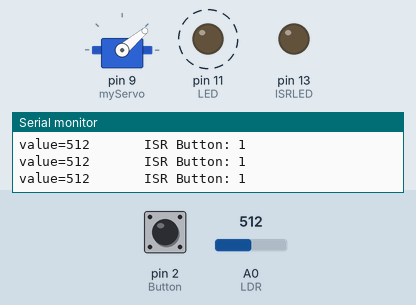
Recording of a sketch running on a simulated Arduino Uno, built with avr-gcc and run on an emulated ATmega328P. On the bench: servo, output pins drawn as LEDs (lit = HIGH), the last lines printed to the serial monitor. Dashed ring = blinking. The test bench sets the inputs (shaded band); at power-on: A0 (LDR) = 512, pin 2 (Button) HIGH.

Above: at 1.2 s.
1.3 s: A0 (LDR) set to 0
4.3 s: pin 2 (Button) pulled LOW for 0.15 s
At 4.83 s:
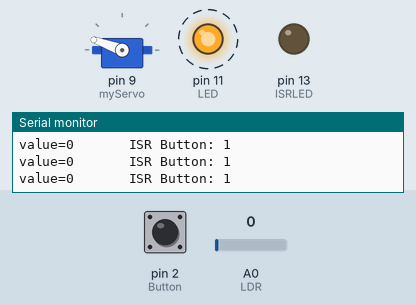
7.4 s: pin 2 (Button) pulled LOW for 1 s
At 7.78 s:
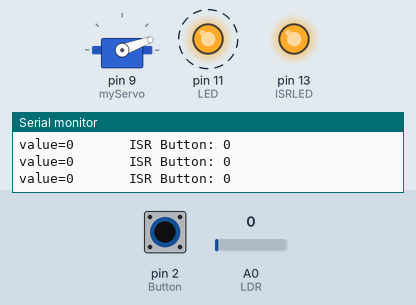
10.4 s: pin 2 (Button) pulled LOW for 0.15 s
At 10.95 s:
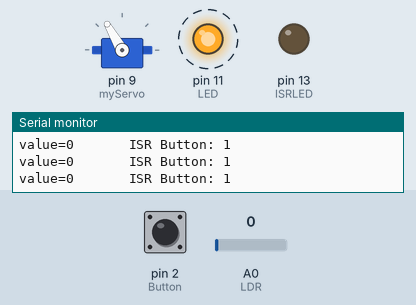
13.5 s: pin 2 (Button) pulled LOW for 3.2 s
At 16.26 s:
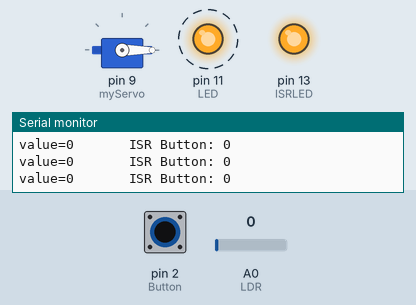
18.2 s: pin 2 (Button) pulled LOW for 1 s
At 20.32 s:
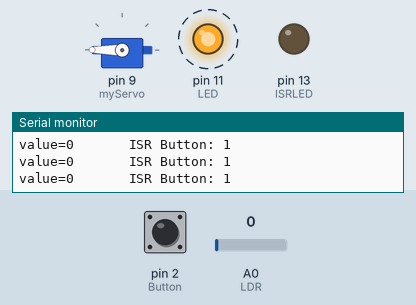
Timing chart, 0 to 22.2 s (numbered marks = the images above; inputs shaded):
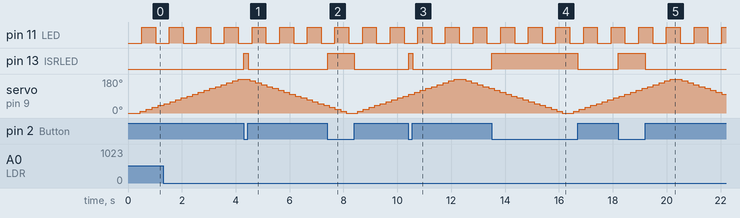

The sketch:

StateMachine.ino
```cpp
#include <Servo.h>

#define STEP_FORWARD 1
#define STEP_BACK -1

volatile byte state = LOW;
int ledState = LOW;
long ledChangeTime = 0L;

Servo myServo;
int servoState = STEP_FORWARD;
int servoPos = 0;
long servoStepTime = 0L;

void setup() {
  Serial.begin(9600);
  pinMode(A0, INPUT); // LDR

  pinMode(11, OUTPUT); // LED
  pinMode(13, OUTPUT); //ISRLED
  pinMode(2, INPUT_PULLUP); //Button
  attachInterrupt(digitalPinToInterrupt(2), buttonISR, CHANGE);

  myServo.attach(9);
  myServo.write(servoPos);
}

void loop() {
  digitalWrite(13, state);
  int value = analogRead(A0);
  Serial.print("value=");
  Serial.print(value);
  Serial.print("       ISR Button: ");
  Serial.println(digitalRead(2));

  long currentTimeMS = millis();

  if (currentTimeMS - ledChangeTime > 500) { // time to change the led?
    if (ledState == LOW) {
      ledState = HIGH;
    } else {
      ledState = LOW;
    }
    ledChangeTime = currentTimeMS;
    digitalWrite(11, ledState);
  }

  if (currentTimeMS - servoStepTime > 200) { // time to move the servo?
    myServo.write(servoPos);
    servoStepTime = currentTimeMS;

    if (servoState == STEP_FORWARD) {
      servoPos += 10;
    } else {
      servoPos -= 10;
    }

    if (servoPos > 180) {
      servoPos = 180;
      servoState = STEP_BACK;
    } else if (servoPos < 0) {
      servoPos = 0;
      servoState = STEP_FORWARD;
    }
  }
}

void buttonISR() {
  state = !state;
}
```

Measured:
- after the input at 4.3 s, pin 13 (ISRLED): LOW → HIGH at once, → LOW 0.15 s later
- after the input at 7.4 s, pin 13 (ISRLED): LOW → HIGH at once, → LOW 1.0 s later
- after the input at 10.4 s, pin 13 (ISRLED): LOW → HIGH at once, → LOW 0.15 s later
- after the input at 13.5 s, pin 13 (ISRLED): LOW → HIGH at once, → LOW 3.2 s later
- after the input at 18.2 s, pin 13 (ISRLED): LOW → HIGH at once, → LOW 1.0 s later
- by itself, pin 11 (LED): alternates HIGH for 0.51 s and LOW for 0.51 s
